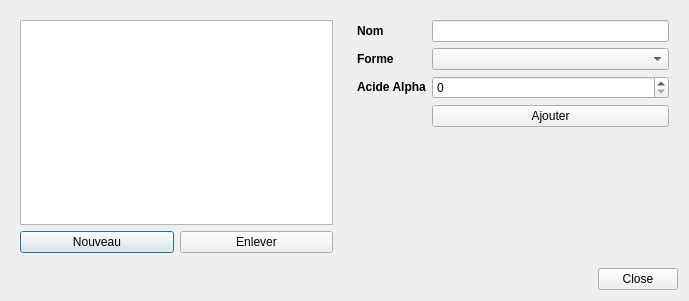
<?xml version="1.0" encoding="UTF-8"?>
<ui version="4.0">
 <class>Dialog</class>
 <widget class="QDialog" name="Dialog">
  <property name="geometry">
   <rect>
    <x>0</x>
    <y>0</y>
    <width>689</width>
    <height>301</height>
   </rect>
  </property>
  <property name="windowTitle">
   <string>Editeur</string>
  </property>
  <layout class="QGridLayout" name="gridLayout">
   <item row="0" column="0">
    <widget class="QWidget" name="widget" native="true">
     <layout class="QGridLayout" name="gridLayout_2">
      <item row="0" column="0">
       <widget class="QListWidget" name="listWidgetHoublons"/>
      </item>
      <item row="1" column="0">
       <layout class="QHBoxLayout" name="horizontalLayout">
        <item>
         <widget class="QPushButton" name="pushButtonNouveau">
          <property name="text">
           <string>Nouveau</string>
          </property>
         </widget>
        </item>
        <item>
         <widget class="QPushButton" name="pushButtonEnlever">
          <property name="text">
           <string>Enlever</string>
          </property>
         </widget>
        </item>
       </layout>
      </item>
     </layout>
    </widget>
   </item>
   <item row="1" column="0" colspan="2">
    <widget class="QDialogButtonBox" name="buttonBox">
     <property name="orientation">
      <enum>Qt::Horizontal</enum>
     </property>
     <property name="standardButtons">
      <set>QDialogButtonBox::Close</set>
     </property>
    </widget>
   </item>
   <item row="0" column="1">
    <widget class="QWidget" name="widget_2" native="true">
     <layout class="QFormLayout" name="formLayout">
      <item row="0" column="0">
       <widget class="QLabel" name="label">
        <property name="text">
         <string>&lt;!DOCTYPE HTML PUBLIC &quot;-//W3C//DTD HTML 4.0//EN&quot; &quot;http://www.w3.org/TR/REC-html40/strict.dtd&quot;&gt;
&lt;html&gt;&lt;head&gt;&lt;meta name=&quot;qrichtext&quot; content=&quot;1&quot; /&gt;&lt;style type=&quot;text/css&quot;&gt;
p, li { white-space: pre-wrap; }
&lt;/style&gt;&lt;/head&gt;&lt;body style=&quot; font-family:'Droid Sans'; font-size:9pt; font-weight:400; font-style:normal;&quot;&gt;
&lt;p style=&quot; margin-top:0px; margin-bottom:0px; margin-left:0px; margin-right:0px; -qt-block-indent:0; text-indent:0px;&quot;&gt;&lt;span style=&quot; font-weight:600;&quot;&gt;Nom&lt;/span&gt;&lt;/p&gt;&lt;/body&gt;&lt;/html&gt;</string>
        </property>
       </widget>
      </item>
      <item row="0" column="1">
       <widget class="QLineEdit" name="lineEditNom"/>
      </item>
      <item row="1" column="0">
       <widget class="QLabel" name="label_2">
        <property name="text">
         <string>&lt;!DOCTYPE HTML PUBLIC &quot;-//W3C//DTD HTML 4.0//EN&quot; &quot;http://www.w3.org/TR/REC-html40/strict.dtd&quot;&gt;
&lt;html&gt;&lt;head&gt;&lt;meta name=&quot;qrichtext&quot; content=&quot;1&quot; /&gt;&lt;style type=&quot;text/css&quot;&gt;
p, li { white-space: pre-wrap; }
&lt;/style&gt;&lt;/head&gt;&lt;body style=&quot; font-family:'Droid Sans'; font-size:9pt; font-weight:400; font-style:normal;&quot;&gt;
&lt;p style=&quot; margin-top:0px; margin-bottom:0px; margin-left:0px; margin-right:0px; -qt-block-indent:0; text-indent:0px;&quot;&gt;&lt;span style=&quot; font-weight:600;&quot;&gt;Forme&lt;/span&gt;&lt;/p&gt;&lt;/body&gt;&lt;/html&gt;</string>
        </property>
       </widget>
      </item>
      <item row="2" column="0">
       <widget class="QLabel" name="label_3">
        <property name="text">
         <string>&lt;!DOCTYPE HTML PUBLIC &quot;-//W3C//DTD HTML 4.0//EN&quot; &quot;http://www.w3.org/TR/REC-html40/strict.dtd&quot;&gt;
&lt;html&gt;&lt;head&gt;&lt;meta name=&quot;qrichtext&quot; content=&quot;1&quot; /&gt;&lt;style type=&quot;text/css&quot;&gt;
p, li { white-space: pre-wrap; }
&lt;/style&gt;&lt;/head&gt;&lt;body style=&quot; font-family:'Droid Sans'; font-size:9pt; font-weight:400; font-style:normal;&quot;&gt;
&lt;p style=&quot; margin-top:0px; margin-bottom:0px; margin-left:0px; margin-right:0px; -qt-block-indent:0; text-indent:0px;&quot;&gt;&lt;span style=&quot; font-weight:600;&quot;&gt;Acide Alpha&lt;/span&gt;&lt;/p&gt;&lt;/body&gt;&lt;/html&gt;</string>
        </property>
       </widget>
      </item>
      <item row="1" column="1">
       <widget class="QComboBox" name="comboBoxForme"/>
      </item>
      <item row="2" column="1">
       <widget class="QSpinBox" name="spinBoxAlpha"/>
      </item>
      <item row="3" column="1">
       <widget class="QPushButton" name="pushButtonAjouter">
        <property name="text">
         <string>Ajouter</string>
        </property>
       </widget>
      </item>
     </layout>
    </widget>
   </item>
  </layout>
 </widget>
 <resources/>
 <connections>
  <connection>
   <sender>buttonBox</sender>
   <signal>accepted()</signal>
   <receiver>Dialog</receiver>
   <slot>accept()</slot>
   <hints>
    <hint type="sourcelabel">
     <x>248</x>
     <y>254</y>
    </hint>
    <hint type="destinationlabel">
     <x>157</x>
     <y>274</y>
    </hint>
   </hints>
  </connection>
  <connection>
   <sender>buttonBox</sender>
   <signal>rejected()</signal>
   <receiver>Dialog</receiver>
   <slot>reject()</slot>
   <hints>
    <hint type="sourcelabel">
     <x>316</x>
     <y>260</y>
    </hint>
    <hint type="destinationlabel">
     <x>286</x>
     <y>274</y>
    </hint>
   </hints>
  </connection>
 </connections>
</ui>
